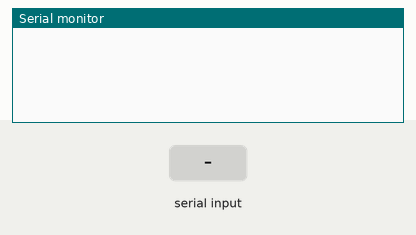
Recording of a sketch running on a simulated Arduino Uno, built with avr-gcc and run on an emulated ATmega328P. Shown: the last lines printed to the serial monitor. The inputs (shaded band) are chosen by the test bench.

Above: at 1.2 s.
1.3 s: "90,45\n" received over Serial
At 2.4 s:
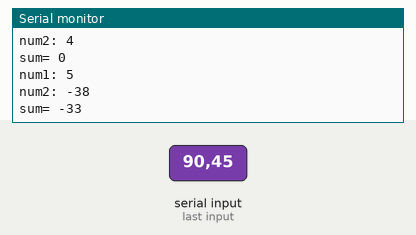
2.8 s: "30,150\n" received over Serial
At 3.8 s:
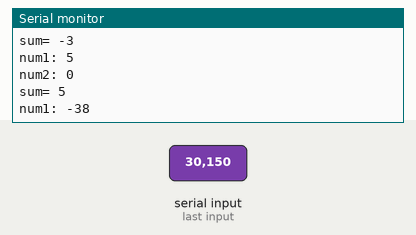
Timing chart, 0 to 5.8 s (numbered marks = the images above; inputs shaded):
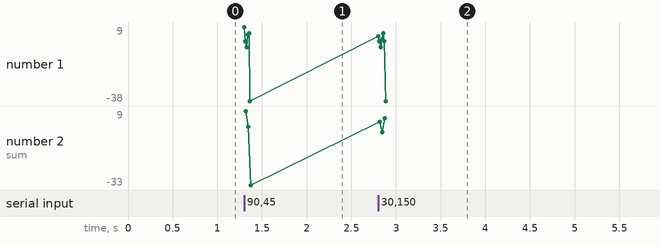

Measured:
- after the input at 1.3 s, the serial monitor: prints a new line at once (image 1)
- after the input at 2.8 s, the serial monitor: prints a new line at once (image 2)

The sketch:

lab1.ino
```cpp
/* Team: Sebastian Villa, Logan Morris, Alan Gregory
 * Assignment:
 * 1. Read the two numbers you typed as ASCII characters.
 * 2. Convert these ASCII characters to integer values.
 * 3. Sum the two integers.
 * 4. Display the sum in the serial monitor
 */

void setup() {
  // put your setup code here, to run once:
  Serial.begin(9600);

}
// Declarations
int num1=0, num2=0;

void loop() {
// put your main code here, to run repeatedly:
//  Serial.println("Mechatronics");
//Send data only when you receive data.
//Wait until there is something to read:
  while (Serial.available() == 0) {}
  num1= Serial.read()-'0';
  Serial.print("num1: ");
  Serial.println(num1);
  while (Serial.available() == 0) {}
  num2= Serial.read()-'0';
  Serial.print("num2: ");
  Serial.println(num2);

// Say what you got:
  Serial.print("sum= ");
  Serial.println(num1+num2);

  }
```
